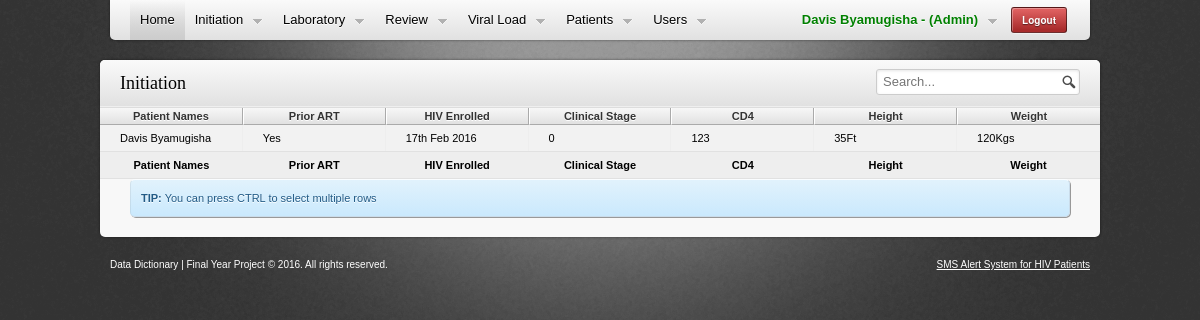
Page /view_initiation.php (signed in) on the committed database.
### tables this page shows
CREATE TABLE IF NOT EXISTS `initiation` (
  `Initiation_Id` int(11) NOT NULL AUTO_INCREMENT,
  `Prior_ART` varchar(4) NOT NULL,
  `Hiv_Enrolled` date DEFAULT NULL,
  `Eligible_For_ART` date DEFAULT NULL,
  `Eligible_And_Ready` date DEFAULT NULL,
  `Clinical_Stage` int(1) DEFAULT NULL,
  `CD4` varchar(60) DEFAULT NULL,
  `Cohort` date DEFAULT NULL,
  `Height` varchar(10) DEFAULT NULL,
  `Weight` varchar(10) DEFAULT NULL,
  `Start_ART` varchar(45) DEFAULT NULL,
  `Regimen` varchar(45) DEFAULT NULL,
  `Patient_Id` int(11) DEFAULT NULL,
  PRIMARY KEY (`Initiation_Id`)
);

CREATE TABLE IF NOT EXISTS `patients` (
  `Patient_Id` int(11) NOT NULL AUTO_INCREMENT,
  `First_Name` varchar(60) NOT NULL,
  `Last_Name` varchar(60) NOT NULL,
  `Sex` varchar(3) NOT NULL,
  `Phone` varchar(45) NOT NULL,
  `Date_Of_Birth` date NOT NULL,
  `District` varchar(45) NOT NULL,
  `Subcounty` varchar(45) NOT NULL,
  `Parish` varchar(45) NOT NULL,
  `Village` varchar(45) NOT NULL,
  `Care_Entry_Point` varchar(60) NOT NULL,
  `Treatment_Supporter` varchar(60) NOT NULL,
  `Created_At` timestamp NOT NULL DEFAULT CURRENT_TIMESTAMP,
  PRIMARY KEY (`Patient_Id`)
);

### init.php (called while the page is built, shortened)
    <?php
function streamline_date($date) {
    $create_date = date_create($date);
    $new_date = date_format($create_date, 'jS M Y');
    return $new_date;
}
function get_full_name($current_id, $id_column, $name_column, $name_column2, $table) {
    $row = mysql_query("select $id_column,$name_column,$name_column2 from $table where $id_column='$current_id'");
    $row = mysql_fetch_array($row);
    $name = $row[1] . "  " . $row[2];
    return $name;
}

### view_initiation.php (the view, shortened to what this page needs)
<!DOCTYPE html>
<html lang="en">
    <head>
        <link rel="stylesheet" media="screen" href="css/reset.css" />
        <link rel="stylesheet" media="screen" href="css/grid.css" />
        <link rel="stylesheet" media="screen" href="css/style.css" />
        <link rel="stylesheet" media="screen" href="css/messages.css" />
        <link rel="stylesheet" media="screen" href="css/forms.css" />
        <link rel="stylesheet" media="screen" href="css/tables.css" />
        <meta http-equiv="Content-Type" content="text/html; charset=utf-8" /></head>
    <body>
        <div id="wrapper">
            <?php
            include("includes/header_menu.php");
            ?>
            <section>
                <div class="container_8 clearfix">
                    <div class="main-content">
                        <header>
                            <input type="text" class="search fr" placeholder="Search..." />
                            <h2>Initiation</h2>
                        </header>
                        <section class="with-table">
                            <table class="datatable tablesort selectable paginate full">
                                <thead>
                                    <tr>
                                        <th>Patient Names</th>
                                        <th>Prior ART</th>
                                        <th>HIV Enrolled</th>
                                        <th>Clinical Stage</th>
                                        <th>CD4</th>
                                        <th>Height</th>
                                        <th>Weight</th>
                                    </tr>
                                </thead>
                                <tfoot>
                                    <tr>
                                        <th>Patient Names</th>
                                        <th>Prior ART</th>
                                        <th>HIV Enrolled</th>
                                        <th>Clinical Stage</th>
                                        <th>CD4</th>
                                        <th>Height</th>
                                        <th>Weight</th>
                                    </tr>
                                </tfoot>
                                <tbody>
                                    <?php
                                    include 'init.php';
                                    $query = mysql_query("select * from initiation order by Initiation_Id desc");
                                    while ($row = mysql_fetch_assoc($query)) {
                                        ?>
                                        <tr>
                                            <td><?php echo get_full_name($row['Patient_Id'], "Patient_Id", "First_Name", "Last_name", "patients"); ?></td>
                                            <td><?php echo $row['Prior_ART'] ?></td>
                                            <td><?php echo streamline_date($row['Hiv_Enrolled']); ?></td>
                                            <td><?php echo $row["Clinical_Stage"] ?></td>
                                            <td><?php echo $row['CD4'] ?></td>
                                            <td><?php echo $row['Height'] ?>Ft</td>
                                            <td><?php echo $row['Weight'] ?>Kgs</td>
                                        </tr>
                                        <?php
                                    }
                                    ?>
                                </tbody>
                            </table>
                            <div class="container_6 clearfix">
                                <div class="grid_6">
                                    <div class="message info"><b>TIP:</b> You can press CTRL to select multiple rows</div>
                                </div>
                            </div>
                        </section>
                    </div>
            </section>
        </div>
<?php include("includes/footer.php"); ?>
</body>
</html>

### css/grid.css (style rules this page uses)
.container_8 { margin-left: auto; margin-right: auto; width: 1000px; }
.grid_1, .grid_2, .grid_3, .grid_4, .grid_5, .grid_6, .grid_7, .grid_8 { display:inline; float: left; position: relative; margin-left: 10px; margin-right: 10px; }
.container_8 .grid_6 { width:730px; }
.container_6 { margin-left: auto; margin-right: auto; width: 960px; }
.grid_1, .grid_2, .grid_3, .grid_4, .grid_5, .grid_6 { display:inline; float: left; position: relative; margin-left: 10px; margin-right: 10px; }
.container_6 .grid_6 { width:940px; }
.clearfix:after { visibility: hidden; display: block; font-size: 0; content: " "; clear: both; height: 0; }

### css/style.css (style rules this page uses)
body { font:normal normal normal 11px/16px 'Lucida Grande','Lucida Sans Unicode',Helvetica,Arial,Verdana,sans-serif;overflow:-moz-scrollbars-vertical;background:#333 url(../images/bg.png) no-repeat center top; }
h2 { font-size:18px; }
h1,h2,h3,h4,h5,h6,p { margin:1em 0; }
h1,h2,h3 { color:#000; }
h1,h2,h3,b,strong,caption,th,thead,dt,legend { font-weight:bold; }
.fr { float:right!important; }
#wrapper>section { padding-top:60px; }
.main-content { background:#f8f8f8;-moz-box-shadow:0 0 3px #555;-moz-box-shadow:0 0 3px rgba(0,0,0,0.5);-webkit-box-shadow:0 0 3px #555;-webkit-box-shadow:0 0 3px rgba(0,0,0,0.5);-khtml-box-shadow:0 0 3px #555;-khtml-box-shadow:0 0 3px rgba(0,0,0,0.5);box-shadow:0 0 3px rgba(0,0,0,0.5);-moz-border-radius:5px;-webkit-border-radius:5px;-khtml-border-radius:5px;border-radius:5px;margin-bottom:20px;position:relative;z-index:1; }
.main-content>header { background:#e1e1e1;background:-moz-linear-gradient(top,#fafafa,#e1e1e1);background:-webkit-gradient(linear,left top,left bottom,from(#fafafa),to(#e1e1e1));-pie-background:linear-gradient(top,#fafafa,#e1e1e1);border-bottom:1px solid #efefef;-moz-border-radius:5px 5px 0 0;-webkit-border-top-left-radius:5px;-webkit-border-top-right-radius:5px;-khtml-border-radius:5px 5px 0 0;border-radius:5px 5px 0 0;-moz-box-shadow:0 1px 0 #ddd;-webkit-box-shadow:0 1px 0 #ddd;-khtml-box-shadow:0 1px 0 #ddd;box-shadow:0 1px 0 #ddd;padding:15px 20px;position:relative; }
.main-content>header h2 { font-family:Georgia,'Times New Roman','Bitstream Charter',Times,serif;font-weight:normal;font-size:18px;margin:0;text-shadow:0 1px 0 #fff; }
.main-content>header input { position:relative;top:-6px; }
.main-content>section { -moz-border-radius:0 0 5px 5px;-webkit-border-bottom-left-radius:5px;-webkit-border-bottom-right-radius:5px;-khtml-border-radius:0 0 5px 5px;border-radius:0 0 5px 5px;padding:20px;overflow:hidden; }

### css/messages.css (style rules this page uses)
.message { border-top:1px solid #fff!important;border-top:1px solid rgba(255,255,255,0.9)!important;border-left:1px solid #fff!important;border-left:1px solid rgba(100,100,100,0.1)!important;padding:10px;-moz-border-radius:5px;-webkit-border-radius:5px;-khtml-border-radius:5px;border-radius:5px;margin-bottom:10px;-moz-box-shadow:1px 1px 0 #999;-webkit-box-shadow:1px 1px 0 #999;box-shadow:1px 1px 0 #999;position:relative; }
.message.info { border:1px solid #cadcea;background:#e1f2fc;background:-webkit-gradient(linear,left top,left bottom,from(#e1f2fc),to(#cae9fd));background:-moz-linear-gradient(top,#e1f2fc,#cae9fd);-pie-background:linear-gradient(top,#e1f2fc,#cae9fd);color:#225b86;text-shadow:0 1px 0 #fff; }

### css/forms.css (style rules this page uses)
input, textarea, select { outline: none; }
input { position: relative; }
.ui-select, .ui-select .ui-select-value, textarea, input[type=text], input[type=password], input[type=email], input[type=url], input[type=date], input[type=number], input[type=time], input[type=date], .ui-date, .ui-file { background-color: #fff; -moz-border-radius: 3px; -webkit-border-radius: 3px; -khtml-border-radius: 3px; border-radius: 3px; border: 1px solid #ccc; padding: 4px 6px; -moz-box-shadow: inset 0 1px 3px rgba(0,0,0,0.1); -webkit-box-shadow: inset 0 1px 3px rgba(0,0,0,0.1); box-shadow: inset 0 1px 3px rgba(0,0,0,0.1); font: 13px/16px Arial, sans-serif !important; }
input.search { background: #fff url(../images/search.png) no-repeat right center; padding-right: 20px !important; }

### rows in the picture
initiation: Patient_Id.Last_Name "Davis Byamugisha", Prior_ART "Yes", Hiv_Enrolled "17th Feb 2016", Clinical_Stage "0", CD4 "123", Height "35", Weight "120"

### other values in the picture
$_SESSION['full_names'] "Davis Byamugisha"
$_SESSION['user_type'] "Admin"
